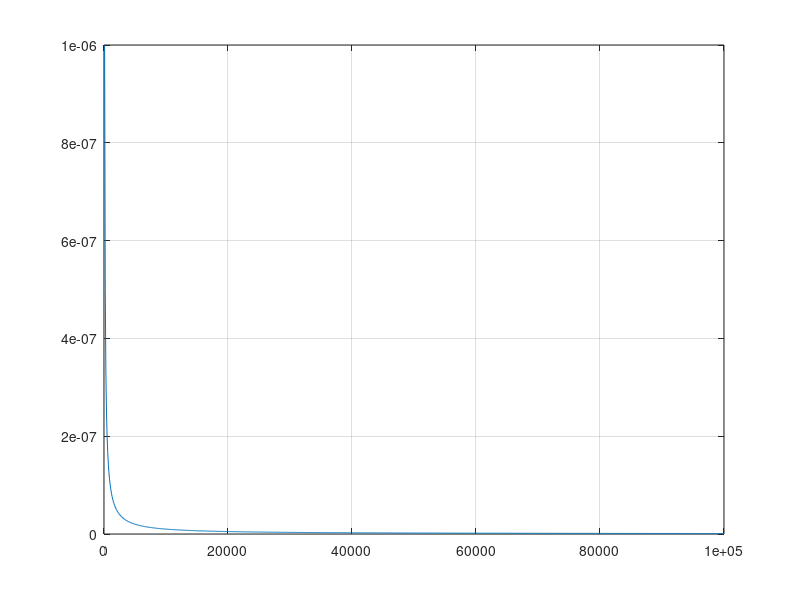
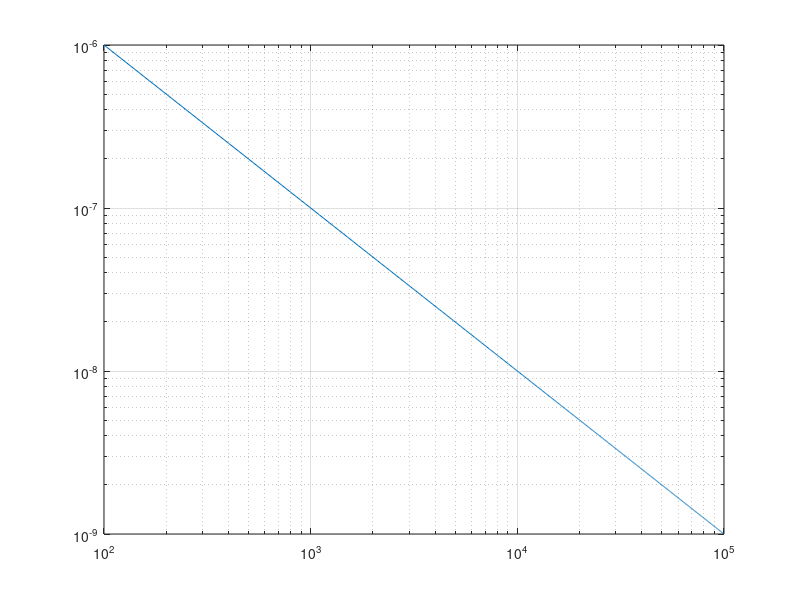

Recreate these plots in MATLAB, in order. (Note: this script raises an error after producing the figures.)
% this script is trying to fit the 1/f noise from data set.

clear
close all
clc

f = linspace(0,1e5,1e3);
a = 0.0001
b = 1;
noise = a./(f); 
% 
% noise_fun = @(a,b,c,x) a./( c + x.^(b));
% aa = 8.584e-06
% bb = 0.6018
% cc = 0.1277


figure
plot(f,noise)
grid

figure
loglog(f,noise)
grid

startp = [0,0,0];

fo = fitoptions('Method','NonlinearLeastSquares',...
               'Lower',[0,0],...
               'Upper',[Inf,max(f)],...
               'StartPoint',[1 1]);
ft = fittype('a./(x.^b)','options',fo)


[fitted_curve, gof] = fit(f,noise,ft)

coeffvals = coeffvalues(fitted_curve);

plot(f,fitted_curve(f))